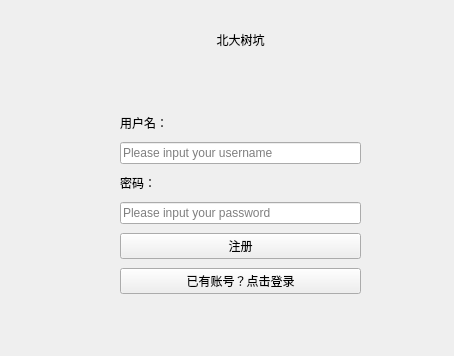
<?xml version="1.0" encoding="UTF-8"?>
<ui version="4.0">
 <class>SignUp</class>
 <widget class="QWidget" name="SignUp">
  <property name="geometry">
   <rect>
    <x>0</x>
    <y>0</y>
    <width>454</width>
    <height>356</height>
   </rect>
  </property>
  <property name="windowTitle">
   <string>Form</string>
  </property>
  <widget class="QLabel" name="nameLabel">
   <property name="geometry">
    <rect>
     <x>210</x>
     <y>30</y>
     <width>61</width>
     <height>20</height>
    </rect>
   </property>
   <property name="text">
    <string>北大树坑</string>
   </property>
   <property name="alignment">
    <set>Qt::AlignmentFlag::AlignCenter</set>
   </property>
  </widget>
  <widget class="QWidget" name="layoutWidget">
   <property name="geometry">
    <rect>
     <x>120</x>
     <y>110</y>
     <width>241</width>
     <height>190</height>
    </rect>
   </property>
   <layout class="QVBoxLayout" name="verticalLayout">
    <item>
     <widget class="QLabel" name="usernameLabel">
      <property name="sizePolicy">
       <sizepolicy hsizetype="Ignored" vsizetype="Fixed">
        <horstretch>0</horstretch>
        <verstretch>0</verstretch>
       </sizepolicy>
      </property>
      <property name="maximumSize">
       <size>
        <width>100</width>
        <height>20</height>
       </size>
      </property>
      <property name="text">
       <string>用户名：</string>
      </property>
     </widget>
    </item>
    <item>
     <widget class="QLineEdit" name="usernameLineEdit">
      <property name="placeholderText">
       <string>Please input your username</string>
      </property>
     </widget>
    </item>
    <item>
     <widget class="QLabel" name="passwordLabel">
      <property name="sizePolicy">
       <sizepolicy hsizetype="Preferred" vsizetype="Fixed">
        <horstretch>0</horstretch>
        <verstretch>0</verstretch>
       </sizepolicy>
      </property>
      <property name="maximumSize">
       <size>
        <width>100</width>
        <height>20</height>
       </size>
      </property>
      <property name="text">
       <string>密码：</string>
      </property>
     </widget>
    </item>
    <item>
     <widget class="QLineEdit" name="passwordLineEdit">
      <property name="echoMode">
       <enum>QLineEdit::EchoMode::Password</enum>
      </property>
      <property name="placeholderText">
       <string>Please input your password</string>
      </property>
     </widget>
    </item>
    <item>
     <widget class="QPushButton" name="signUpButton">
      <property name="text">
       <string>注册</string>
      </property>
     </widget>
    </item>
    <item>
     <widget class="QPushButton" name="loginButton">
      <property name="text">
       <string>已有账号？点击登录</string>
      </property>
     </widget>
    </item>
   </layout>
  </widget>
 </widget>
 <resources/>
 <connections/>
</ui>
